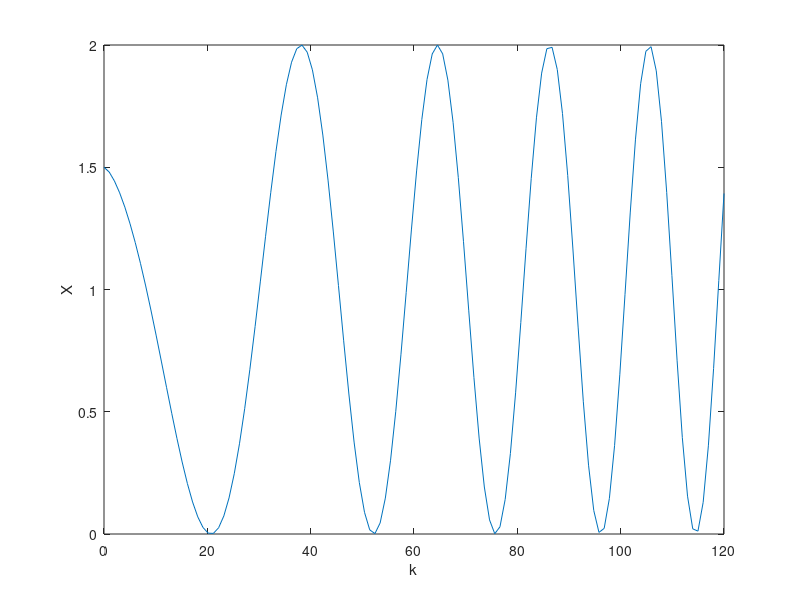

The MATLAB source for this figure:
%??????? ??????? ? ???? ??????????? ????????????? ???????
clear all; % ??????? ??????

K=120; % ?????? ????????? ???????
k=linspace(0,K,120);
n=1.5;
T=100;
ksi=pi/3;
dt=1;

z=(2*pi)*dt/T; % ?????? ???????? z ??? ??????? ?????? ??????? ???????

X=cos(z*(k*0.5).^n+ksi)+1; % ?????? ??????? ??????? ???????

figure(1) % ??????? ?????? ?? ?????
plot(k,X)

xlabel('k')% ??????? ????
ylabel('X')